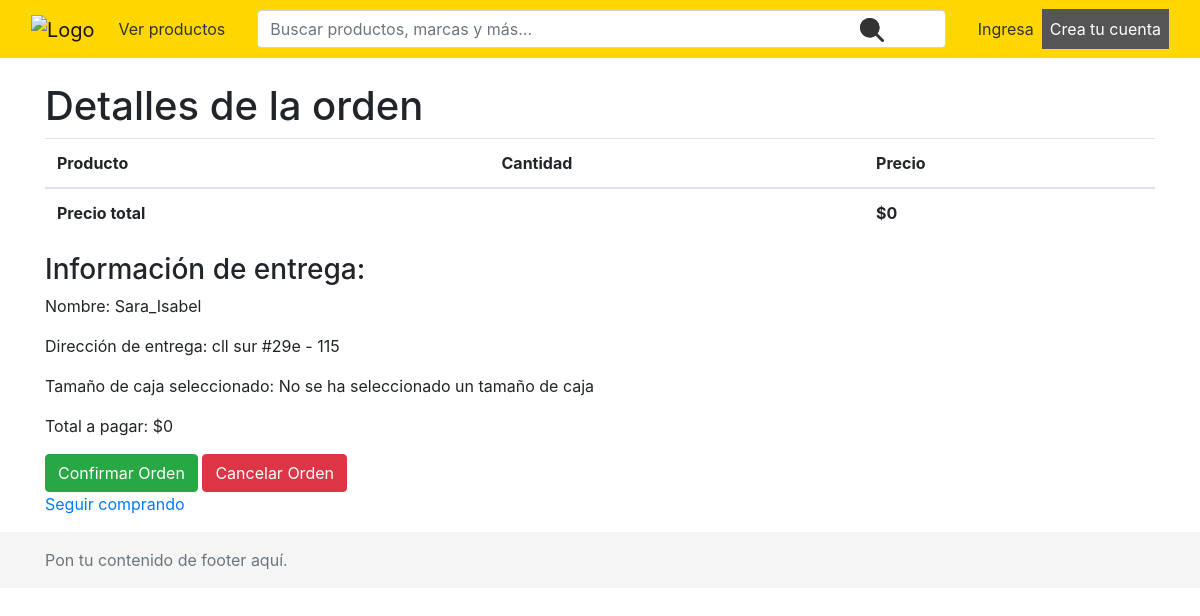
Page /shopping-cart/order/ (signed in) on the earlier database version.
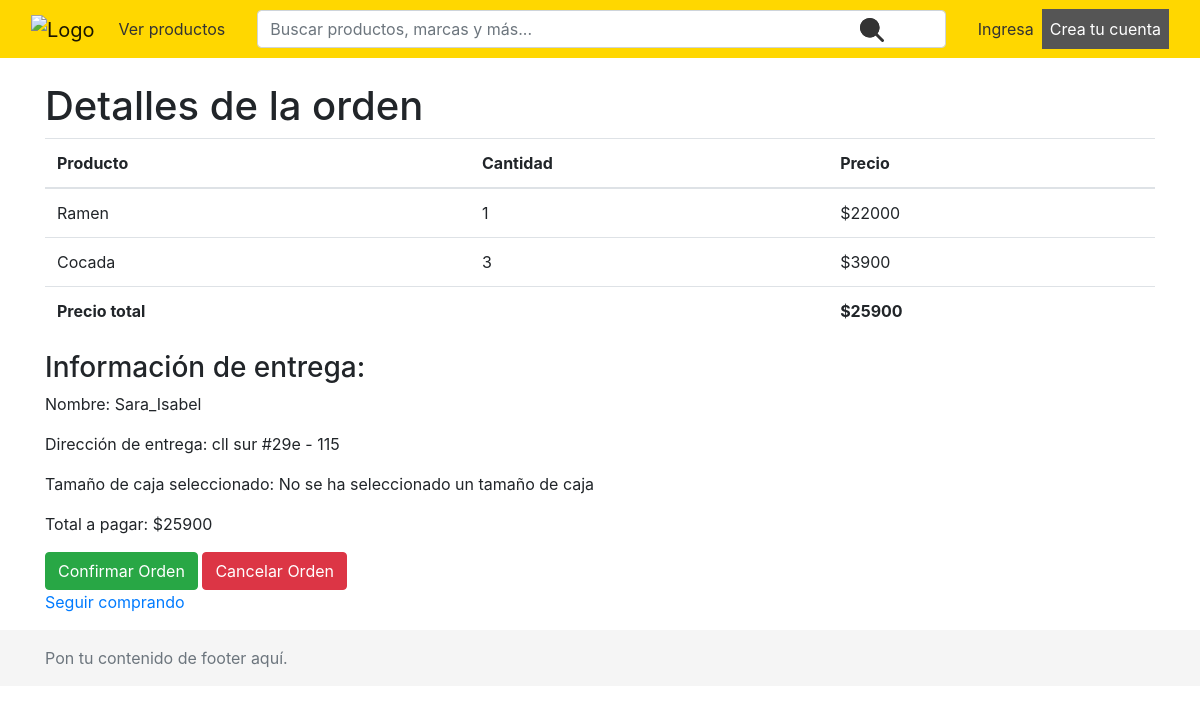
Same page on the later database version.
### shoppingcart/models.py (models this page shows, shortened)
class CartItem(models.Model):
    cart = models.ForeignKey(Cart, on_delete=models.CASCADE, related_name="items")
    product = models.ForeignKey(Product, on_delete=models.CASCADE)
    quantity = models.IntegerField(default=1)
    def get_total_price(self):
        return self.product.price * self.quantity

### products/models.py (models this page shows)
class Product(models.Model):
    name = models.CharField(max_length=255)
    description=models.CharField(max_length=255)
    country=models.CharField(max_length=255)
    size=models.CharField(max_length=255)
    image_product= models.ImageField(upload_to='products/images/', default= 'products/images/box.jpg')
    price=models.IntegerField()

### shoppingcart/views.py (the view, shortened to what this page needs)
# urls.py: path('order/', views.order, name='order'),
@login_required
def order(request):
    customer_id = request.user.id
    customer = CustomUser.objects.get(pk=customer_id)
    cart, create = Cart.objects.get_or_create(customer=customer)
    cart_items = CartItem.objects.filter(cart=cart.pk)
    total_cart = sum(item.get_total_price() for item in cart_items)
    return render(request, "order.html", {"cart": cart, "cart_items": cart_items, 'customer': customer, "total_price": total_cart})

### shoppingcart/templates/order.html (shortened to what this page needs)
{% extends 'templates/base.html' %}
{% block content %}
  <h1>Detalles de la orden</h1>
  <table class="table">
    <thead>
      <tr>
        <th>Producto</th>
        <th>Cantidad</th>
        <th>Precio</th>
      </tr>
    </thead>
    <tbody>
      {% for item in cart_items %}
        <tr>
          <td>{{ item.product.name }}</td>
          <td>{{ item.quantity }}</td>
          <td>${{ item.get_total_price }}</td>
        </tr>
      {% endfor %}
      <tr>
        <td><b>Precio total</b></td>
        <td></td>
        <td><b>${{ total_price }}</b></td>
      </tr>
    </tbody>
  </table>
  <h3>Información de entrega:</h3>
  <p>Nombre: {{ customer.username }}</p>
  <p>Dirección de entrega: {{ customer.address }}</p>
  <p>Tamaño de caja seleccionado: {% if box_size %}
    {% if box_size == '5' %}
        Caja pequeña (5 productos)
    {% elif box_size == '10' %}
        Caja mediana (10 productos)
    {% elif box_size == '20' %}
        Caja grande (20 productos)
    {% endif %}
    {% else %}
    No se ha seleccionado un tamaño de caja
  {% endif %}</p>
  <p>Total a pagar: ${{ total_price }}</p>
  <form action="{% url 'cart:order_confirmation' %}" method="post" style="display: inline;">
    <button type="submit" class="btn btn-success">Confirmar Orden</button>
  </form>
  <a href="{% url 'cart:cart' %}" class="btn btn-danger">Cancelar Orden</a>
  <p><a href="{% url 'list' %}">Seguir comprando</a></p>
{% endblock %}

Differences in the rows shown:
added CartItem: product.name "Ramen", quantity "1", get_total_price "22000"
added CartItem: product.name "Cocada", quantity "3", get_total_price "3900"
Other differences:
{{ total_price }}: "0" → "25900"
